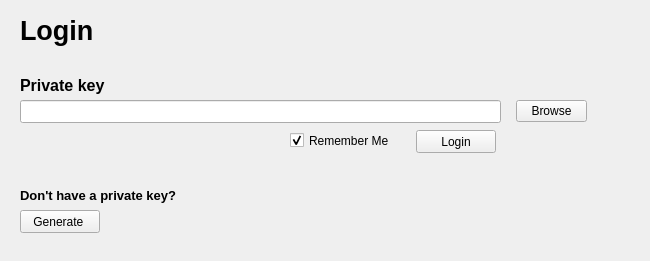
<?xml version="1.0" encoding="UTF-8"?>
<ui version="4.0">
 <class>Form</class>
 <widget class="QWidget" name="Form">
  <property name="geometry">
   <rect>
    <x>0</x>
    <y>0</y>
    <width>650</width>
    <height>261</height>
   </rect>
  </property>
  <property name="windowTitle">
   <string>Form</string>
  </property>
  <widget class="QLabel" name="login_private_key_label">
   <property name="geometry">
    <rect>
     <x>20</x>
     <y>70</y>
     <width>111</width>
     <height>31</height>
    </rect>
   </property>
   <property name="font">
    <font>
     <pointsize>12</pointsize>
    </font>
   </property>
   <property name="text">
    <string>&lt;html&gt;&lt;head/&gt;&lt;body&gt;&lt;p&gt;&lt;span style=&quot; font-weight:600;&quot;&gt;Private key&lt;/span&gt;&lt;/p&gt;&lt;/body&gt;&lt;/html&gt;</string>
   </property>
  </widget>
  <widget class="QLineEdit" name="login_private_key_line">
   <property name="geometry">
    <rect>
     <x>20</x>
     <y>100</y>
     <width>481</width>
     <height>23</height>
    </rect>
   </property>
  </widget>
  <widget class="QToolButton" name="login_browse_button">
   <property name="geometry">
    <rect>
     <x>516</x>
     <y>100</y>
     <width>71</width>
     <height>22</height>
    </rect>
   </property>
   <property name="text">
    <string>Browse</string>
   </property>
  </widget>
  <widget class="QPushButton" name="login_push_button">
   <property name="geometry">
    <rect>
     <x>416</x>
     <y>130</y>
     <width>80</width>
     <height>23</height>
    </rect>
   </property>
   <property name="text">
    <string>Login</string>
   </property>
  </widget>
  <widget class="QCheckBox" name="login_remember_me_checkbox">
   <property name="geometry">
    <rect>
     <x>290</x>
     <y>130</y>
     <width>111</width>
     <height>21</height>
    </rect>
   </property>
   <property name="text">
    <string>Remember Me</string>
   </property>
   <property name="checked">
    <bool>true</bool>
   </property>
  </widget>
  <widget class="QLabel" name="login_no_private_key_label">
   <property name="geometry">
    <rect>
     <x>20</x>
     <y>180</y>
     <width>401</width>
     <height>31</height>
    </rect>
   </property>
   <property name="font">
    <font>
     <pointsize>12</pointsize>
    </font>
   </property>
   <property name="layoutDirection">
    <enum>Qt::LeftToRight</enum>
   </property>
   <property name="text">
    <string>&lt;html&gt;&lt;head/&gt;&lt;body&gt;&lt;p&gt;&lt;span style=&quot; font-size:10pt; font-weight:600;&quot;&gt;Don't have a private key?&lt;/span&gt;&lt;/p&gt;&lt;/body&gt;&lt;/html&gt;</string>
   </property>
   <property name="alignment">
    <set>Qt::AlignLeading|Qt::AlignLeft|Qt::AlignVCenter</set>
   </property>
  </widget>
  <widget class="QPushButton" name="login_generate_button">
   <property name="geometry">
    <rect>
     <x>20</x>
     <y>210</y>
     <width>80</width>
     <height>23</height>
    </rect>
   </property>
   <property name="text">
    <string>Generate </string>
   </property>
  </widget>
  <widget class="QLabel" name="login_title">
   <property name="geometry">
    <rect>
     <x>20</x>
     <y>10</y>
     <width>91</width>
     <height>41</height>
    </rect>
   </property>
   <property name="font">
    <font>
     <pointsize>20</pointsize>
    </font>
   </property>
   <property name="text">
    <string>&lt;html&gt;&lt;head/&gt;&lt;body&gt;&lt;p&gt;&lt;span style=&quot; font-weight:600;&quot;&gt;Login&lt;/span&gt;&lt;/p&gt;&lt;/body&gt;&lt;/html&gt;</string>
   </property>
  </widget>
 </widget>
 <resources/>
 <connections/>
</ui>
